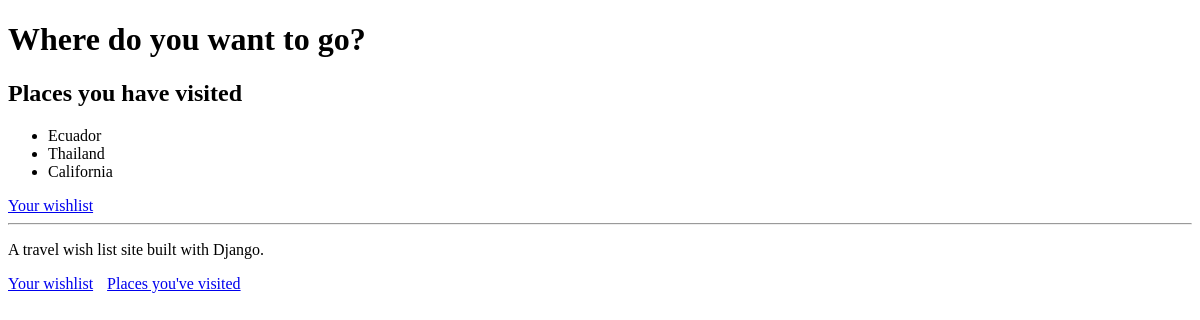
The app's page /visited, older data.
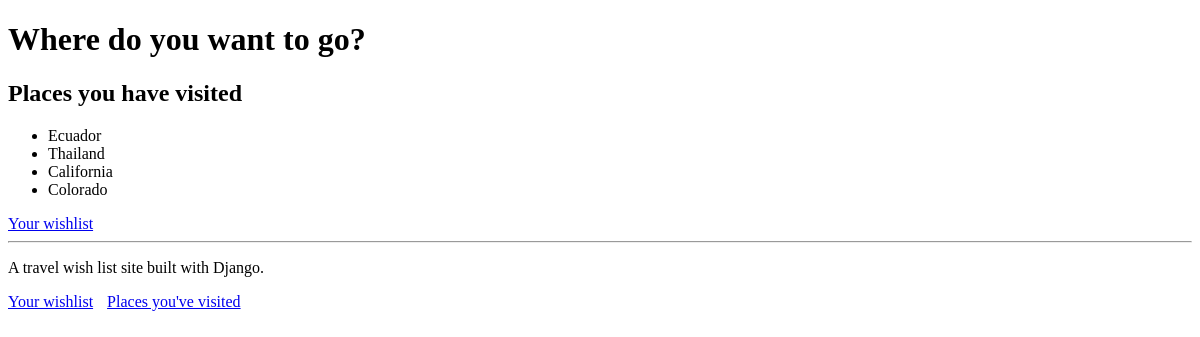
The same page, newer data.
### travel_wishlist/models.py (models this page shows, shortened)
class Place(models.Model):
    name = models.CharField(max_length=200)
    visited = models.BooleanField(default=False)

### travel_wishlist/views.py (the view)
# urls.py: path('visited', views.places_visited, name='places_visited'),
def places_visited(request):
    visited = Place.objects.filter(visited=True)
    return render(request, 'travel_wishlist/visited.html', { 'visited': visited })

### travel_wishlist/templates/travel_wishlist/visited.html
{% extends 'travel_wishlist/base.html' %}
{% block content %}
<h2>Places you have visited</h2>
{% if visited %}
<ul>
    {% for place in visited %}
        <li>{{ place.name }}</li>
    {% endfor %}
</ul>
{% else %}
    <p>You have not visited any places yet.</p>
{% endif %}
<a href = "{% url 'place_list' %}">Your wishlist</a>
{% endblock %}

Row changes from the older to the newer data that the page shows:
added Place: name "Colorado"
